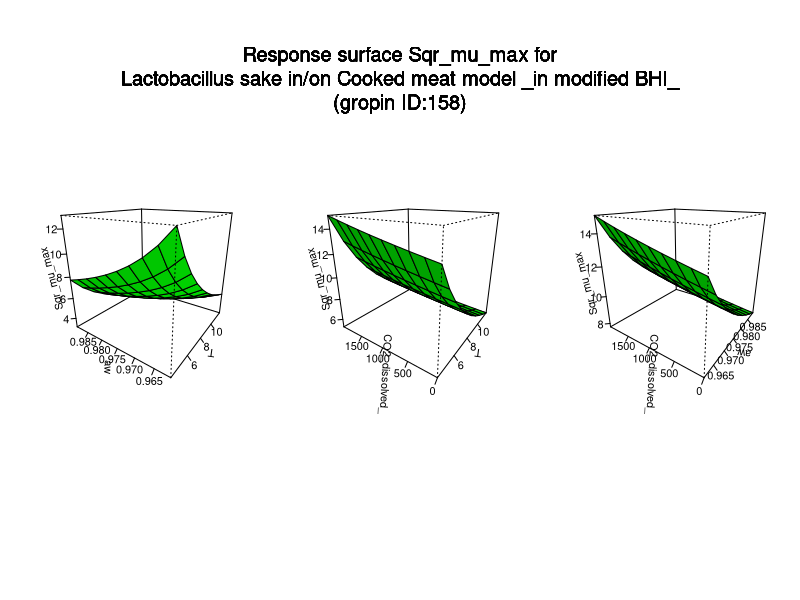

R code for this plot:
#############################
# start of Parameter script
#############################
T <- seq(4.004,11.988011988012,length.out=10)
aw <- seq(0.961238761238761,0.9892883,length.out=10)
CO2_dissolved_ <- seq(0,1984.01598401598,length.out=10)
#############################
# end of Parameter script
#############################
############################# 
# start of Model script Gropin ID 158 
#############################
 
# constant coefficients for this model
d <- 0.0013
awmin <- 0.9459
Tmin <- -1.34
CO2max <- 7972
 
variables <- data.frame(T,aw,CO2_dissolved_)
argumentsPar <- unique.data.frame(expand.grid(variables))
 
# heart of the model
response_surface <- function(T,aw,CO2_dissolved_) {
   mumax <-(1/(d*(T-Tmin)*sqrt((aw-awmin)*(CO2max-CO2_dissolved_))))

	return(mumax=mumax)
} 

# output parameters
responseSurface <- cbind(argumentsPar,response_surface(argumentsPar['T'],argumentsPar['aw'],argumentsPar['CO2_dissolved_']))
colnames(responseSurface) <- c(colnames(argumentsPar),'Sqrmumax')
#############################
# End of Model script
#############################
############################# 
# start of Visualisation script Gropin ID 158 
#############################
titleText <-'Response surface Sqr_mu_max for
Lactobacillus sake in/on Cooked meat model _in modified BHI_
(gropin ID:158)'
argPar1 <- unique.data.frame(expand.grid(T,aw))
argPar2 <- unique.data.frame(expand.grid(T,CO2_dissolved_))
argPar3 <- unique.data.frame(expand.grid(aw,CO2_dissolved_))
z1 <- matrix(unlist(response_surface(T = argPar1[1],aw = argPar1[2],CO2_dissolved_ = CO2_dissolved_[1])),nrow=10)
z2 <- matrix(unlist(response_surface(T = argPar2[1],CO2_dissolved_ = argPar2[2],aw = aw[1])),nrow=10)
z3 <- matrix(unlist(response_surface(aw = argPar3[1],CO2_dissolved_ = argPar3[2],T = T[1])),nrow=10)
# adding precaution if response surface is zero
myZLim1 <- range(z1)
if(myZLim1[1] == myZLim1[2]) myZLim1[2] <- myZLim1[2]+1
myZLim2 <- range(z2)
if(myZLim2[1] == myZLim2[2]) myZLim2[2] <- myZLim2[2]+1
myZLim3 <- range(z3)
if(myZLim3[1] == myZLim3[2]) myZLim3[2] <- myZLim3[2]+1
if(length(T)>1 & length(aw)>1 & length(CO2_dissolved_)>1) {
	par(mfrow = c(1,3))
	persp(T,aw,z1,col = 'green',xlab='T',ylab='aw',zlab='Sqr_mu_max',zlim=myZLim1,theta=305,phi=20,shade=0.25,ticktype = 'detailed')
	persp(T,CO2_dissolved_,z2,col = 'green',xlab='T',ylab='CO2_dissolved_',zlab='Sqr_mu_max',zlim=myZLim2,theta=305,phi=20,shade=0.25,ticktype = 'detailed')
	persp(aw,CO2_dissolved_,z3,col = 'green',xlab='aw',ylab='CO2_dissolved_',zlab='Sqr_mu_max',zlim=myZLim3,theta=305,phi=20,shade=0.25,ticktype = 'detailed')
	mtext(titleText,outer=T,  cex=1.2, line=-8.5, side=3)
} else {
		myPars <- unique.data.frame(expand.grid(T,aw,CO2_dissolved_))
		myZ <-matrix(unlist(response_surface(myPars[,1],myPars[,2],myPars[,3])),nrow=10)
		myZLim <- range(myZ)
if(myZLim[1] == myZLim[2]) myZLim[2] <- myZLim[2]+1
	if(length(CO2_dissolved_)==1) {
		persp(T,aw,myZ,col = 'green',xlab='T',ylab='aw',zlab='Sqr_mu_max',main=titleText,sub=paste('other variable: CO2_dissolved_ =',round(CO2_dissolved_,digits = 2)),zlim=myZLim,theta=305,phi=20,shade=0.25,ticktype = 'detailed')
	}
	if(length(aw)==1) {
		persp(T,CO2_dissolved_,myZ,col = 'green',xlab='T',ylab='CO2_dissolved_',zlab='Sqr_mu_max',main=titleText,sub=paste('other variable: aw =',round(aw,digits = 2)),zlim=myZLim,theta=305,phi=20,shade=0.25,ticktype = 'detailed')
	}
	if(length(T)==1) {
		persp(aw,CO2_dissolved_,myZ,col = 'green',xlab='aw',ylab='CO2_dissolved_',zlab='Sqr_mu_max',main=titleText,sub=paste('other variable: T =',round(T,digits = 2)),zlim=myZLim,theta=305,phi=20,shade=0.25,ticktype = 'detailed')
	}
}
#############################
# End of Visualisation script
#############################
